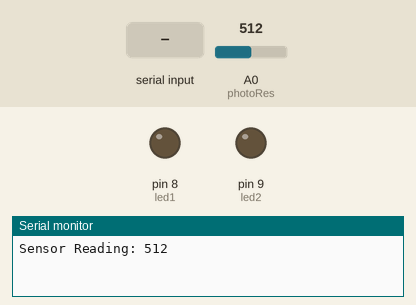
This sketch was run on a simulated Arduino Uno, built with avr-gcc and run on an emulated ATmega328P. On the bench: output pins drawn as LEDs (lit = HIGH), the last lines printed to the serial monitor. The inputs (shaded band) are chosen by the test bench; at power-on: A0 (photoRes) = 512.

Above: at 1.2 s.
1.3 s: "1" received over Serial
At 1.7 s:
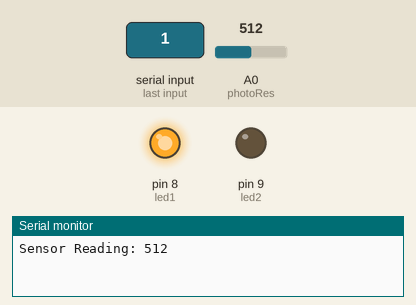
2.9 s: "2" received over Serial
At 4.1 s:
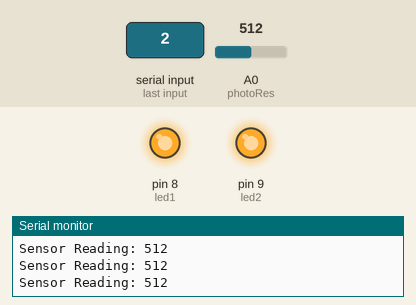
4.4 s: "q" received over Serial
At 5.3 s:
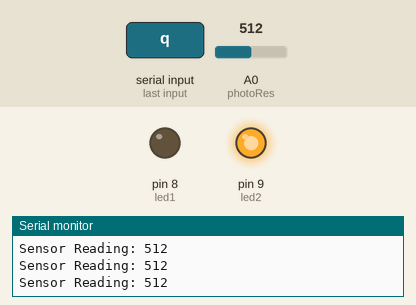
5.9 s: "w" received over Serial
At 6.4 s:
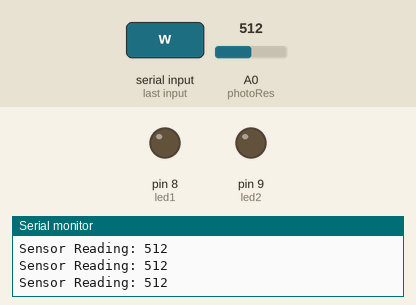
Timing chart, 0 to 8.4 s (numbered marks = the images above; inputs shaded):
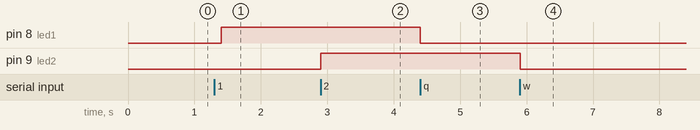

The sketch:

Bluetooth.ino
```cpp
char val;
int led1 = 8;
int led2 = 9;

int photoRes = 0;

unsigned long lastConnectionTime = 0;
const unsigned long postingInterval = 1000;

void setup() {

  pinMode(led1,OUTPUT);
  pinMode(led2,OUTPUT);
  Serial.begin(9600);
}

void loop() {

  if(Serial.available()){

    val = Serial.read();
  }

  if(val == '1'){

    digitalWrite(led1, HIGH);
  }

  if(val == 'q'){

    digitalWrite(led1, LOW);
  }

    if(val == '2'){

    digitalWrite(led2, HIGH);
  }

  if(val == 'w'){

    digitalWrite(led2, LOW);
  }

  delay(100);

  if(millis()-lastConnectionTime > postingInterval){

    int analog_A = analogRead(photoRes);
    Serial.print("Sensor Reading: ");
    Serial.println(analog_A);
    lastConnectionTime = millis();
  }

}
```

Measured:
- after the input at 1.3 s, pin 8 (led1): LOW → HIGH after 0.10 s
- after the input at 2.9 s, pin 9 (led2): LOW → HIGH at once
- after the input at 4.4 s, pin 8 (led1): HIGH → LOW at once
- after the input at 5.9 s, pin 9 (led2): HIGH → LOW at once
